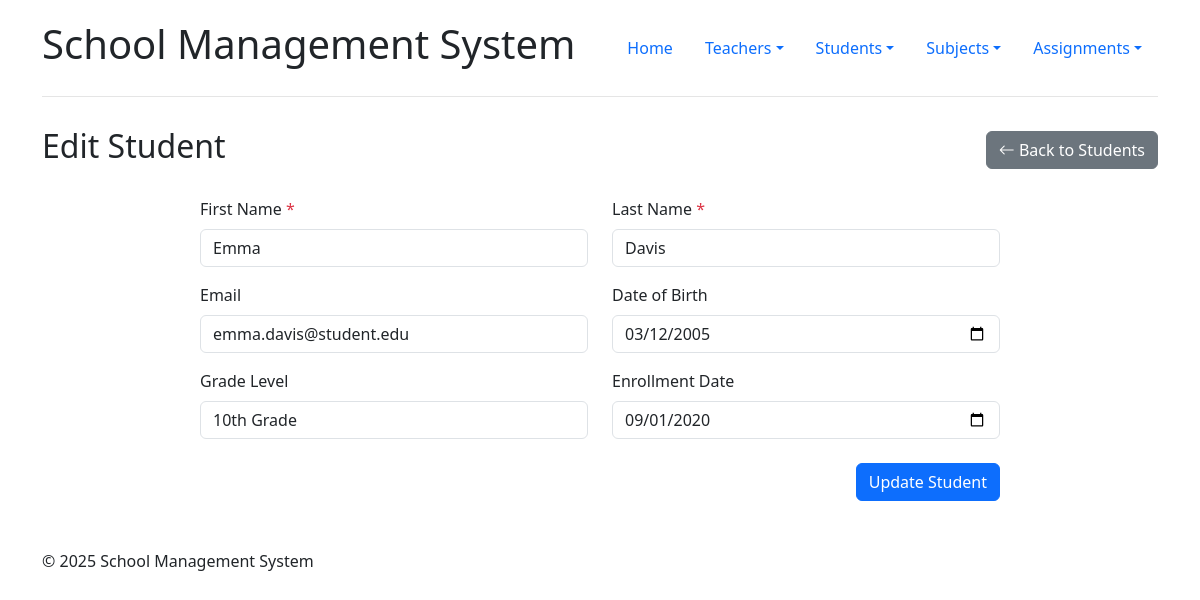
Screenshot of /students/edit.php?id=1 with the database file from the repository.
### tables this page shows
CREATE TABLE IF NOT EXISTS students (
    student_id INT AUTO_INCREMENT PRIMARY KEY,
    first_name VARCHAR(50) NOT NULL,
    last_name VARCHAR(50) NOT NULL,
    email VARCHAR(100) UNIQUE,
    date_of_birth DATE,
    grade_level VARCHAR(20),
    enrollment_date DATE,
    created_at TIMESTAMP DEFAULT CURRENT_TIMESTAMP,
    updated_at TIMESTAMP DEFAULT CURRENT_TIMESTAMP ON UPDATE CURRENT_TIMESTAMP
);

### config.php (called while the page is built, shortened)
<?php
$host = 'localhost';
$user = 'root';
$password = '';
$database = 'school_management';
$conn = new mysqli($host, $user, $password, $database);
$conn->set_charset("utf8mb4");
function sanitize($data) {
    global $conn;
    $data = trim($data);
    $data = stripslashes($data);
    $data = htmlspecialchars($data);
    return $conn->real_escape_string($data);
}
?>

### students/edit.php (the view, shortened to what this page needs)
<?php
require_once '../includes/header.php';
$student_id = sanitize($_GET['id']);
$query = "SELECT * FROM students WHERE student_id = ?";
$stmt = $conn->prepare($query);
$stmt->bind_param("i", $student_id);
$stmt->execute();
$result = $stmt->get_result();
$student = $result->fetch_assoc();
?>
<div class="row">
    <div class="col-md-12">
        <div class="d-flex justify-content-between align-items-center mb-4">
            <h2>Edit Student</h2>
            <a href="index.php" class="btn btn-secondary"><i class="bi bi-arrow-left"></i> Back to Students</a>
        </div>
        <div class="form-container">
            <form method="POST" action="">
                <div class="row mb-3">
                    <div class="col-md-6">
                        <label for="first_name" class="form-label">First Name <span class="text-danger">*</span></label>
                        <input type="text" class="form-control" id="first_name" name="first_name" value="<?php echo isset($_POST['first_name']) ? htmlspecialchars($_POST['first_name']) : htmlspecialchars($student['first_name']); ?>" required>
                    </div>
                    <div class="col-md-6">
                        <label for="last_name" class="form-label">Last Name <span class="text-danger">*</span></label>
                        <input type="text" class="form-control" id="last_name" name="last_name" value="<?php echo isset($_POST['last_name']) ? htmlspecialchars($_POST['last_name']) : htmlspecialchars($student['last_name']); ?>" required>
                    </div>
                </div>
                <div class="row mb-3">
                    <div class="col-md-6">
                        <label for="email" class="form-label">Email</label>
                        <input type="email" class="form-control" id="email" name="email" value="<?php echo isset($_POST['email']) ? htmlspecialchars($_POST['email']) : htmlspecialchars($student['email']); ?>">
                    </div>
                    <div class="col-md-6">
                        <label for="date_of_birth" class="form-label">Date of Birth</label>
                        <input type="date" class="form-control" id="date_of_birth" name="date_of_birth" value="<?php echo isset($_POST['date_of_birth']) ? htmlspecialchars($_POST['date_of_birth']) : htmlspecialchars($student['date_of_birth']); ?>">
                    </div>
                </div>
                <div class="row mb-3">
                    <div class="col-md-6">
                        <label for="grade_level" class="form-label">Grade Level</label>
                        <input type="text" class="form-control" id="grade_level" name="grade_level" value="<?php echo isset($_POST['grade_level']) ? htmlspecialchars($_POST['grade_level']) : htmlspecialchars($student['grade_level']); ?>">
                    </div>
                    <div class="col-md-6">
                        <label for="enrollment_date" class="form-label">Enrollment Date</label>
                        <input type="date" class="form-control" id="enrollment_date" name="enrollment_date" value="<?php echo isset($_POST['enrollment_date']) ? htmlspecialchars($_POST['enrollment_date']) : htmlspecialchars($student['enrollment_date']); ?>">
                    </div>
                </div>
                <div class="d-grid gap-2 d-md-flex justify-content-md-end mt-4">
                    <button type="submit" class="btn btn-primary">Update Student</button>
                </div>
            </form>
        </div>
    </div>
</div>
<?php require_once '../includes/footer.php'; ?>

### includes/header.php (style rules this page uses)
body { padding-top: 20px; padding-bottom: 20px; }
.form-container { max-width: 800px; margin: 0 auto; }

### rows the page displays
students: first_name "Emma", last_name "Davis", email "emma.davis@student.edu", date_of_birth "03/12/2005", grade_level "10th Grade", enrollment_date "09/01/2020"
